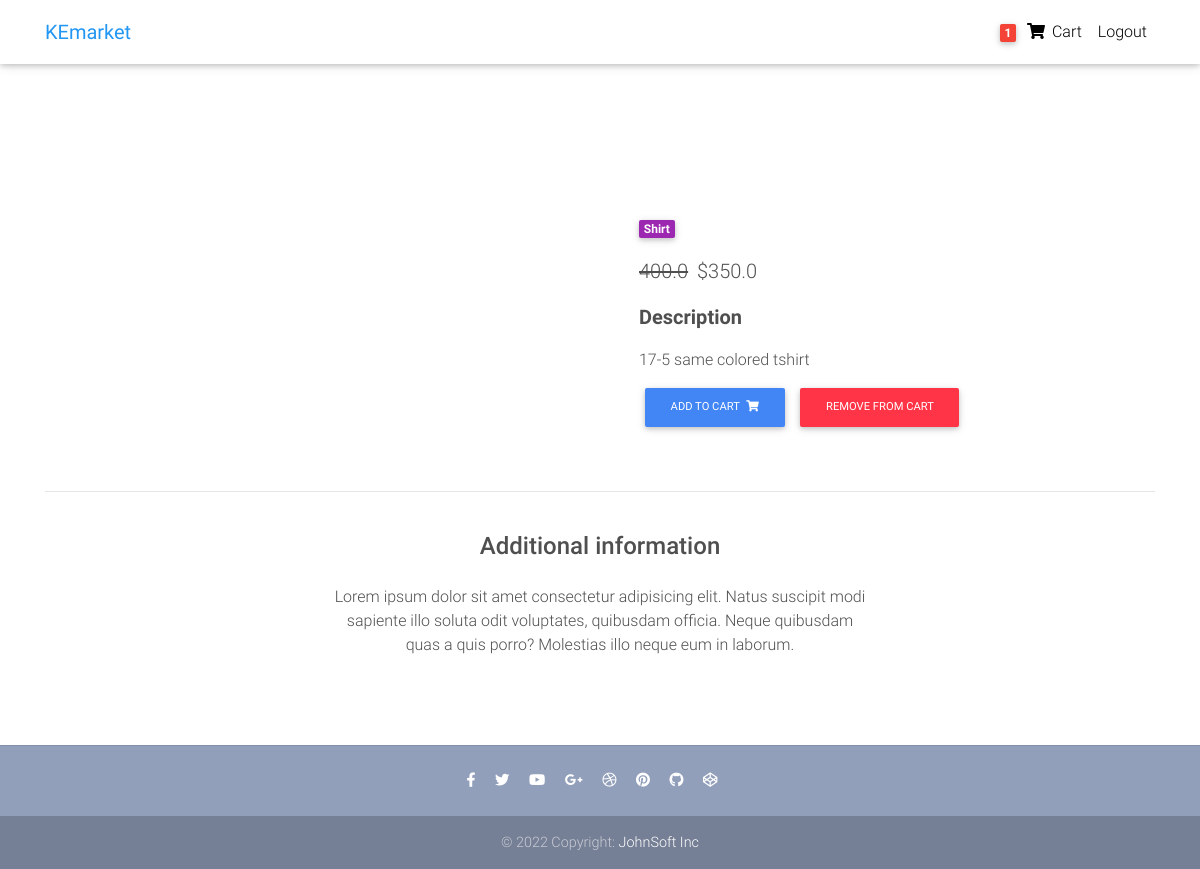
/product/shati-1/ (signed in), run on the app's committed database.
### core/models.py (models this page shows, shortened)
class Order(models.Model):
    user = models.ForeignKey(
        settings.AUTH_USER_MODEL, on_delete=models.CASCADE)
    items = models.ManyToManyField(OrderItem)
    start_date = models.DateTimeField(auto_now_add=True)
    ordered_date = models.DateTimeField()
    ordered = models.BooleanField(default=False)
    billing_address = models.ForeignKey(
        'BillingAddress', on_delete=models.SET_NULL, blank=True, null=True)
    payment = models.ForeignKey(
        'Payment', on_delete=models.SET_NULL, blank=True, null=True)

class Item(models.Model):
    title = models.CharField(max_length=100)
    price = models.FloatField()
    discount_price = models.FloatField(blank=True, null=True)
    category = models.CharField(choices=CATEGORY_CHOICES, max_length=2)
    label = models.CharField(choices=LABEL_CHOICES, max_length=2)
    slug = models.SlugField()
    description = models.TextField()
    def get_add_to_cart_url(self):
        return reverse("core:add-to-cart", kwargs={
            'slug': self.slug
        })
    def get_remove_from_cart_url(self):
        return reverse("core:remove-from-cart", kwargs={
            'slug': self.slug
        })

### core/views.py (the view)
# urls.py: path('product/<slug>/', ProductDetailView.as_view(), name='product'),
class ProductDetailView(DetailView):
    model = Item
    template_name = "product-page.html"

### core/templatetags/cart_template_tags.py (called while the page is built)
@register.filter
def cart_item_count(user):
    if user.is_authenticated:
        order_qs = Order.objects.filter(user=user, ordered=False)
        if order_qs.exists():
            return order_qs[0].items.count()
    return 0

### templates/product-page.html (shortened to what this page needs)
{% extends 'base.html' %}
{% block content %}
  <main class="mt-5 pt-4">
    <div class="container dark-grey-text mt-5">
      <div class="row wow fadeIn">
        <div class="col-md-6 mb-4">
        </div>
        <div class="col-md-6 mb-4">
          <div class="p-4">
            <div class="mb-3">
              <a href="">
                <span class="badge purple mr-1">{{ object.get_category_display }}</span>
              </a>
            </div>
            <p class="lead">
              {% if object.discount_price %}
              <span class="mr-1">
                <del>{{ object.price }}</del>
              </span>
              <span>${{ object.discount_price }}</span>
              {% else %}
              <span>${{ object.price }}</span>
              {% endif %}
            </p>
            <p class="lead font-weight-bold">Description</p>
            <p>{{ object.description }}</p>
            <a href="{{ object.get_add_to_cart_url }}" class="btn btn-primary btn-md my-0 p">Add to cart
              <i class="fas fa-shopping-cart ml-1"></i>
            </a>
            <a href="{{ object.get_remove_from_cart_url }}" class="btn btn-danger btn-md my-0 p">Remove from cart
            </a>
          </div>
        </div>
      </div>
      <hr>
      <div class="row d-flex justify-content-center wow fadeIn">
        <div class="col-md-6 text-center">
          <h4 class="my-4 h4">Additional information</h4>
          <p>Lorem ipsum dolor sit amet consectetur adipisicing elit. Natus suscipit modi sapiente illo soluta odit
            voluptates,
            quibusdam officia. Neque quibusdam quas a quis porro? Molestias illo neque eum in laborum.</p>
        </div>
      </div>
      <div class="row wow fadeIn">
        <div class="col-lg-4 col-md-12 mb-4">
        </div>
        <div class="col-lg-4 col-md-6 mb-4">
        </div>
        <div class="col-lg-4 col-md-6 mb-4">
        </div>
      </div>
    </div>
  </main>
{% endblock content %}

### templates/navbar.html (shortened to what this page needs)
{% load cart_template_tags %}
<nav class="navbar fixed-top navbar-expand-lg navbar-light white scrolling-navbar">
    <div class="container">
      <a class="navbar-brand waves-effect" href="/">
        <strong class="blue-text">KEmarket</strong>
      </a>
      <div class="collapse navbar-collapse" id="navbarSupportedContent">
        <ul class="navbar-nav nav-flex-icons">
          {% if request.user.is_authenticated %}
          <li class="nav-item">
            <a href="{% url 'core:order-summary' %}" class="nav-link waves-effect">
              <span class="badge red z-depth-1 mr-1"> {{ request.user| cart_item_count }} </span>
              <i class="fas fa-shopping-cart"></i>
              <span class="clearfix d-none d-sm-inline-block"> Cart </span>
            </a>
          </li>
          <li class="nav-item">
            <a class="nav-link waves-effect" href="{% url 'account_logout' %}">
              <span class="clearfix d-none d-sm-inline-block"> Logout </span>
            </a>
          </li>
          {% endif %}
        </ul>
      </div>
    </div>
  </nav>

### templates/base.html (style rules this page uses)
html, body, header, .carousel { height: 60vh; }

### data on the page
Item: category "Shirt", price "400.0", discount_price "350.0", description "17-5 same colored tshirt"

### other printed values
{{ request.user| cart_item_count }} "1"
